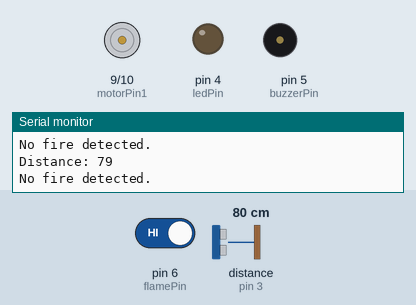
This sketch was run on a simulated Arduino Uno, built with avr-gcc and run on an emulated ATmega328P. Shown: motor-driver pin pairs drawn as motors (green arrow = first pin HIGH = forward, orange = second pin HIGH = backward, longer = more drive), output pins drawn as LEDs (lit = HIGH), buzzer (waves = sounding), the last lines printed to the serial monitor. Wiring (inferred from the names in the program): ultrasonic range finder: trigger pin 2; echo pin 3. The inputs (shaded band) are chosen by the test bench; at power-on: distance to the obstacle (sensor on pin 3) 80 cm, pin 6 (flamePin) HIGH. The echo pulse lasts 58.3 µs per cm; pins used as bus, display or sensor lines are not drawn.

Above: at 1.8 s.
1.9 s: distance to the obstacle (sensor on pin 3) set to 12 cm
3.4 s: distance to the obstacle (sensor on pin 3) set to 9 cm
At 4.5 s:
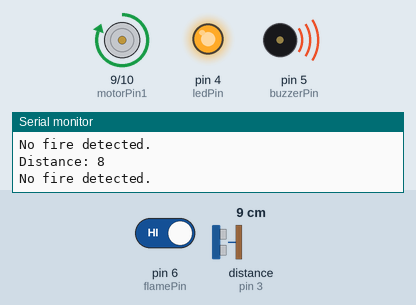
8.5 s: distance to the obstacle (sensor on pin 3) set to 18 cm
At 9.8 s:
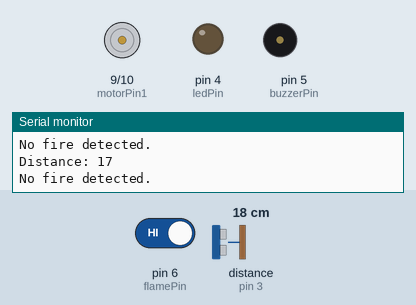
10.5 s: distance to the obstacle (sensor on pin 3) set to 2 cm
At 11.5 s:
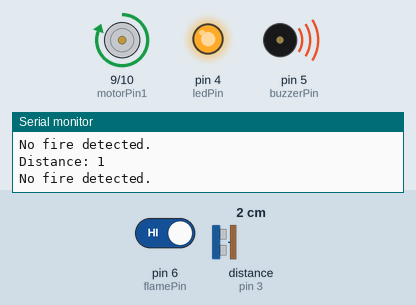
Timing chart, 0 to 13.5 s (numbered marks = the images above; inputs shaded):
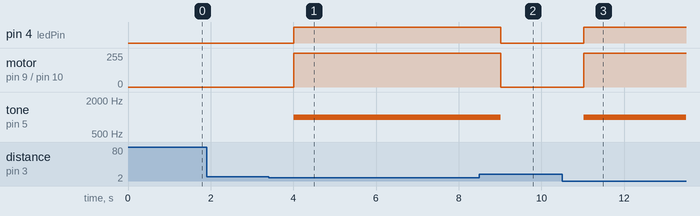

Measured:
- the behaviour switches between 11 and 10 cm on distance to the obstacle (sensor on pin 3) (found by bisection; images 0 and 1)
- after the input at 3.4 s, pin 4 (ledPin): LOW → HIGH after 0.62 s; motor on pin 9 (motorPin1) / pin 10 (motorPin2): stopped → forward 255/255 after 0.62 s; tone on pin 5 (buzzerPin): silent → 1000 Hz after 0.62 s
- after the input at 8.5 s, pin 4 (ledPin): HIGH → LOW after 0.52 s; motor on pin 9 (motorPin1) / pin 10 (motorPin2): forward 255/255 → stopped after 0.52 s; tone on pin 5 (buzzerPin): 1000 Hz → silent after 0.52 s
- after the input at 10.5 s, pin 4 (ledPin): LOW → HIGH after 0.53 s; motor on pin 9 (motorPin1) / pin 10 (motorPin2): stopped → forward 255/255 after 0.53 s; tone on pin 5 (buzzerPin): silent → 1000 Hz after 0.53 s

The sketch:

ASG1.ino
```cpp
const int trigPin = 2;   // Chân trig của cảm biến siêu âm
const int echoPin = 3;   // Chân echo của cảm biến siêu âm
const int motorPin1 = 9; // Chân 1 kết nối với động cơ motor (L298N)
const int motorPin2 = 10;// Chân 2 kết nối với động cơ motor (L298N)
const int ledPin = 4;    // Chân kết nối đèn LED
const int buzzerPin = 5; // Chân kết nối buzzer
const int flamePin = 6;  // Chân kết nối với cảm biến lửa

// Khai báo biến cho lưu trữ khoảng cách và thời gian
long duration;
int distance;
unsigned long previousMillis = 0; // Biến lưu giữ thời gian trước đó
const long interval = 1000;        // Khoảng thời gian giữa các nhấp nháy (ms)
bool ledState = LOW; // Trạng thái ban đầu của đèn LED

void setup() {
  // Khởi tạo cổng Serial để hiển thị thông tin
  Serial.begin(9600);

  // Cấu hình chân làm INPUT hoặc OUTPUT
  pinMode(trigPin, OUTPUT);
  pinMode(echoPin, INPUT);
  pinMode(motorPin1, OUTPUT);
  pinMode(motorPin2, OUTPUT);
  pinMode(ledPin, OUTPUT);
  pinMode(buzzerPin, OUTPUT);
  pinMode(flamePin, INPUT);
}

void loop() {
  // Lấy thời gian hiện tại
  unsigned long currentMillis = millis();

  // Gửi xung siêu âm
  digitalWrite(trigPin, LOW);
  delayMicroseconds(2);
  digitalWrite(trigPin, HIGH);
  delayMicroseconds(10);
  digitalWrite(trigPin, LOW);

  // Đọc thời gian trở về của xung siêu âm
  duration = pulseIn(echoPin, HIGH);

  // Chuyển thời gian thành khoảng cách (đơn vị cm)
  distance = duration * 0.034 / 2;

  // Hiển thị khoảng cách qua Serial Monitor
  Serial.print("Distance: ");
  Serial.println(distance);

  // Gửi trạng thái cảm biến lửa qua Serial
  int flameState = digitalRead(flamePin);
  if (flameState == LOW) {
    Serial.println("Fire detected!");
  } else {
    Serial.println("No fire detected.");
  }

  // Kiểm tra nếu đã đủ thời gian để nhấp nháy
  if (currentMillis - previousMillis >= interval) {
    previousMillis = currentMillis; // Lưu giữ thời gian hiện tại

    // Đảo trạng thái của LED
    if (ledState == LOW) {
      ledState = HIGH;
    } else {
      ledState = LOW;
    }
    digitalWrite(ledPin, ledState); // Bật hoặc tắt đèn LED
  }

  // Kiểm tra nếu khoảng cách nhỏ hơn 10cm
  if (distance < 10) {
    // Bật đèn LED
    digitalWrite(ledPin, HIGH);
    // Kêu buzzer
    tone(buzzerPin, 1000); // Tạo âm thanh với tần số 1000 Hz
    // Chạy động cơ motor
    digitalWrite(motorPin1, HIGH);
    digitalWrite(motorPin2, LOW);
  } else {
    // Tắt đèn LED
    digitalWrite(ledPin, LOW);
    // Tắt buzzer
    noTone(buzzerPin);
    // Tắt động cơ nếu khoảng cách lớn hơn hoặc bằng 10cm
    digitalWrite(motorPin1, LOW);
    digitalWrite(motorPin2, LOW);
  }

  // Đợi 1 giây trước khi đọc trạng thái của cảm biến lửa một lần nữa
  delay(1000);
}
```
